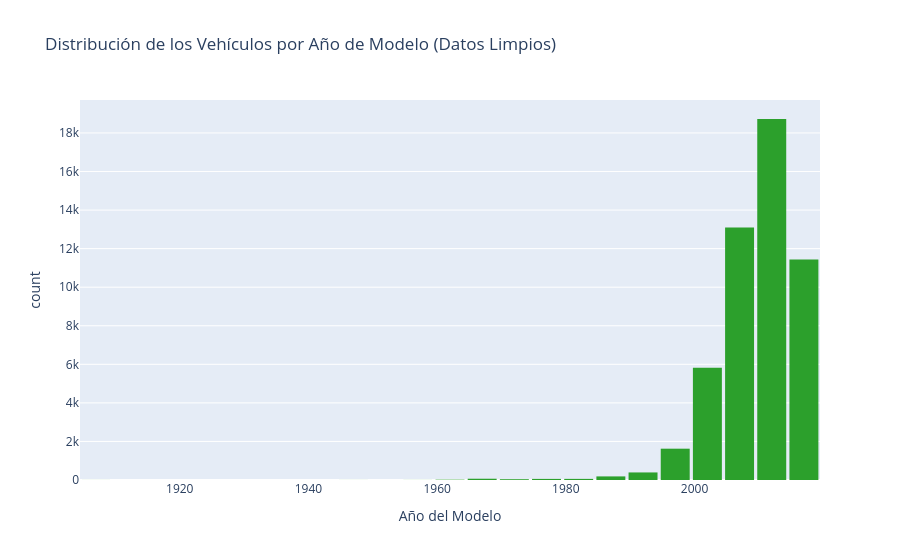
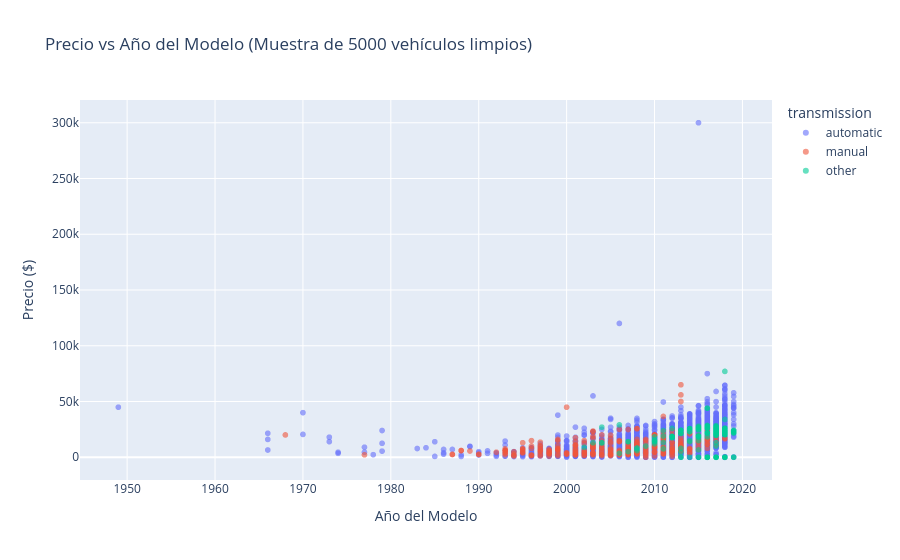
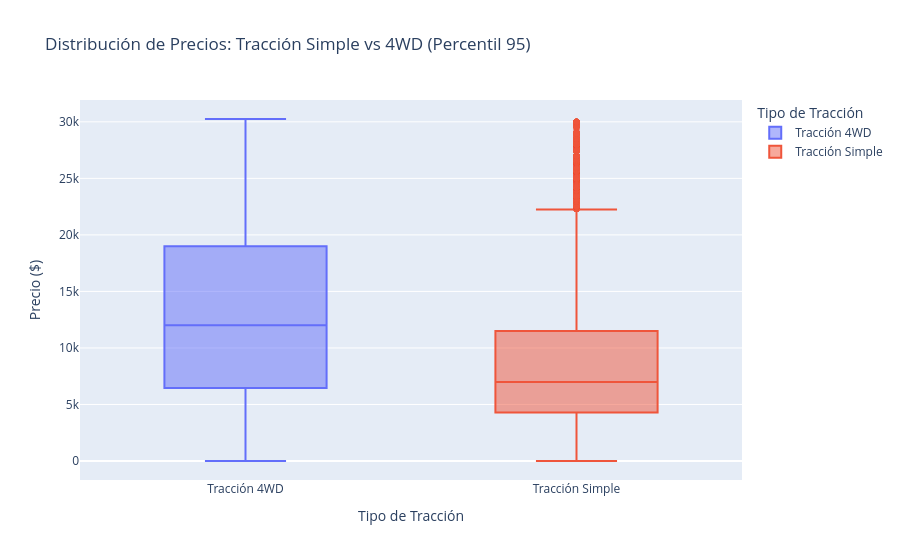
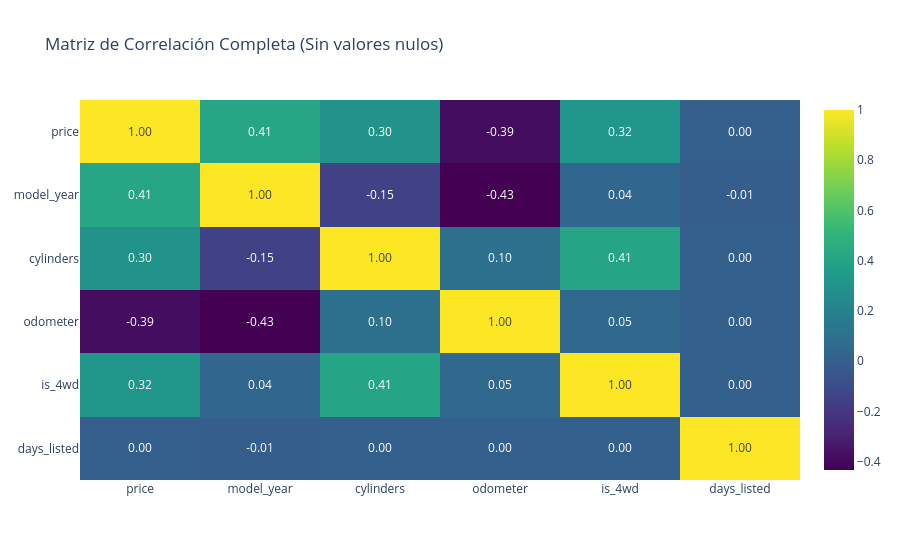

Notebook code cell kept with these figures, in order:
### Markdown cell above
Se realizan cuatro gráficos interactivos utilizando **Plotly Express** a partir de nuestro conjunto de datos depurado. A continuación se detalla qué analiza cada uno:

1. **Distribución de los Vehículos por Año de Modelo**:
   * **Qué muestra**: Un histograma de la variable `model_year`.
   * **Análisis**: Al haber eliminado los valores nulos, ahora podemos ver la distribución completa y real del año de fabricación de los vehículos. Se observa de manera clara un sesgo a la izquierda: la gran mayoría de los anuncios corresponden a vehículos fabricados a partir del año 2000, con un pico de concentración en la década de 2010. Esto nos indica que el mercado de coches usados analizado es mayoritariamente moderno.

2. **Relación entre Año del Modelo y Precio (Coloreado por Transmisión)**:
   * **Qué muestra**: Un gráfico de dispersión utilizando una muestra aleatoria de 5,000 registros para evitar la superposición extrema de puntos.
   * **Análisis**: Permite evaluar de forma visual la depreciación de los vehículos. Observamos una tendencia clara donde los autos más recientes (años cercanos a 2018-2019) alcanzan precios máximos significativamente más altos que los vehículos antiguos. Además, el código colorea los puntos según el tipo de transmisión (`transmission`), lo que nos facilita identificar visualmente si las transmisiones automáticas, manuales u otras se concentran en ciertos rangos de precio o antigüedad.

3. **Distribución de Precios: Tracción Simple vs 4WD (Percentil 95)**:
   * **Qué muestra**: Un gráfico de cajas (*boxplot*) que compara la distribución de los precios de venta agrupados según el tipo de tracción del vehículo (`is_4wd`), limitando el análisis al percentil 95 para ignorar valores atípicos extremos.
   * **Análisis**: Los gráficos de caja son excelentes para comparar distribuciones. Al mapear previamente la columna numérica `is_4wd` a etiquetas de texto descriptivas ('Tracción Simple' y 'Tracción 4WD'), la visualización muestra con claridad la diferencia entre ambos grupos. Generalmente, se puede evaluar si los vehículos con tracción integral (4WD) tienen una mediana de precio más alta y un rango intercuartílico desplazado hacia arriba en comparación con los de tracción simple.

4. **Matriz de Correlación Completa**:
   * **Qué muestra**: Un mapa de calor interactivo (`imshow`) que calcula el coeficiente de correlación de Pearson entre todas las variables numéricas.
   * **Análisis**: Dado que ya no existen valores nulos (`NaN`) en columnas como `model_year`, `cylinders` u `odometer`, la matriz de correlación se calcula sobre el 100% de los datos sin sesgos de registros faltantes. El mapa de calor revela la fuerza y dirección de las relaciones:
     * Por ejemplo, esperamos una **correlación negativa** notable entre el kilometraje (`odometer`) y el precio (`price`), lo que confirma que a mayor kilometraje, menor es el valor del vehículo.
     * De igual forma, podemos evaluar correlaciones positivas lógicas (como la relación entre el número de cilindros `cylinders` y el tamaño/tipo de motor del coche).

### Code cell
import plotly.express as px

# 1. Distribución del año de los modelos (ahora sin nulos y como enteros)
fig_years = px.histogram(
    df,
    x='model_year',
    title='Distribución de los Vehículos por Año de Modelo (Datos Limpios)',
    labels={'model_year': 'Año del Modelo'},
    color_discrete_sequence=['#2ca02c'],
    nbins=30
)
fig_years.update_layout(bargap=0.1)
fig_years.show()

# 2. Relación entre Año del Modelo y Precio, coloreado por tipo de transmisión
fig_scatter_clean = px.scatter(
    df.sample(n=min(5000, len(df)), random_state=42),
    x='model_year',
    y='price',
    color='transmission',
    title='Precio vs Año del Modelo (Muestra de 5000 vehículos limpios)',
    labels={'model_year': 'Año del Modelo', 'price': 'Precio ($)'},
    opacity=0.6
)
fig_scatter_clean.show()

# 3. Comparación del Precio según si es Tracción 4x4 (is_4wd) usando un gráfico de caja
# Convertimos temporalmente is_4wd a texto para una mejor leyenda
df_temp = df.copy()
df_temp['is_4wd'] = df_temp['is_4wd'].map({1: 'Tracción 4WD', 0: 'Tracción Simple'})

fig_box_4wd = px.box(
    df_temp[df_temp['price'] < df_temp['price'].quantile(0.95)],
    x='is_4wd',
    y='price',
    color='is_4wd',
    title='Distribución de Precios: Tracción Simple vs 4WD (Percentil 95)',
    labels={'is_4wd': 'Tipo de Tracción', 'price': 'Precio ($)'}
)
fig_box_4wd.show()

# 4. Nueva Matriz de Correlación interactiva con todas las variables numéricas completas
corr_matrix_clean = df.select_dtypes(include=['float64', 'int64']).corr()
fig_corr_clean = px.imshow(
    corr_matrix_clean,
    text_auto='.2f',
    aspect='auto',
    color_continuous_scale='Viridis',
    title='Matriz de Correlación Completa (Sin valores nulos)'
)
fig_corr_clean.show()

### Figure 1 — Plotly figure (JSON) as saved in the notebook; plotly's stock layout.template omitted (floating-point values rounded to 4 significant figures; data arrays with more than 128 entries replaced by an {"elided": "..."} marker saying what was removed)
{"data": [{"bingroup": "x", "hovertemplate": "Año del Modelo=%{x}<br>count=%{y}<extra></extra>", "legendgroup": "", "marker": {"color": "#2ca02c", "pattern": {"shape": ""}}, "name": "", "nbinsx": 30, "orientation": "v", "showlegend": false, "type": "histogram", "x": {"elided": "51525 int values"}, "xaxis": "x", "yaxis": "y"}], "layout": {"bargap": 0.1, "barmode": "relative", "legend": {"tracegroupgap": 0}, "title": {"text": "Distribución de los Vehículos por Año de Modelo (Datos Limpios)"}, "xaxis": {"anchor": "y", "domain": [0, 1], "title": {"text": "Año del Modelo"}}, "yaxis": {"anchor": "x", "domain": [0, 1], "title": {"text": "count"}}}}

### Figure 2 — Plotly figure (JSON) as saved in the notebook; plotly's stock layout.template omitted (floating-point values rounded to 4 significant figures; data arrays with more than 128 entries replaced by an {"elided": "..."} marker saying what was removed)
{"data": [{"hovertemplate": "transmission=automatic<br>Año del Modelo=%{x}<br>Precio ($)=%{y}<extra></extra>", "legendgroup": "automatic", "marker": {"color": "#636efa", "opacity": 0.6, "symbol": "circle"}, "mode": "markers", "name": "automatic", "showlegend": true, "type": "scattergl", "x": {"elided": "4542 int values"}, "xaxis": "x", "y": {"elided": "4542 int values"}, "yaxis": "y"}, {"hovertemplate": "transmission=manual<br>Año del Modelo=%{x}<br>Precio ($)=%{y}<extra></extra>", "legendgroup": "manual", "marker": {"color": "#EF553B", "opacity": 0.6, "symbol": "circle"}, "mode": "markers", "name": "manual", "showlegend": true, "type": "scattergl", "x": {"elided": "288 int values"}, "xaxis": "x", "y": {"elided": "288 int values"}, "yaxis": "y"}, {"hovertemplate": "transmission=other<br>Año del Modelo=%{x}<br>Precio ($)=%{y}<extra></extra>", "legendgroup": "other", "marker": {"color": "#00cc96", "opacity": 0.6, "symbol": "circle"}, "mode": "markers", "name": "other", "showlegend": true, "type": "scattergl", "x": {"elided": "170 int values"}, "xaxis": "x", "y": {"elided": "170 int values"}, "yaxis": "y"}], "layout": {"legend": {"title": {"text": "transmission"}, "tracegroupgap": 0}, "title": {"text": "Precio vs Año del Modelo (Muestra de 5000 vehículos limpios)"}, "xaxis": {"anchor": "y", "domain": [0, 1], "title": {"text": "Año del Modelo"}}, "yaxis": {"anchor": "x", "domain": [0, 1], "title": {"text": "Precio ($)"}}}}

### Figure 3 — Plotly figure (JSON) as saved in the notebook; plotly's stock layout.template omitted (floating-point values rounded to 4 significant figures; data arrays with more than 128 entries replaced by an {"elided": "..."} marker saying what was removed)
{"data": [{"alignmentgroup": "True", "hovertemplate": "Tipo de Tracción=%{x}<br>Precio ($)=%{y}<extra></extra>", "legendgroup": "Tracción 4WD", "marker": {"color": "#636efa"}, "name": "Tracción 4WD", "notched": false, "offsetgroup": "Tracción 4WD", "orientation": "v", "showlegend": true, "type": "box", "x": {"elided": "23288 str values"}, "x0": " ", "xaxis": "x", "y": {"elided": "23288 int values"}, "y0": " ", "yaxis": "y"}, {"alignmentgroup": "True", "hovertemplate": "Tipo de Tracción=%{x}<br>Precio ($)=%{y}<extra></extra>", "legendgroup": "Tracción Simple", "marker": {"color": "#EF553B"}, "name": "Tracción Simple", "notched": false, "offsetgroup": "Tracción Simple", "orientation": "v", "showlegend": true, "type": "box", "x": {"elided": "25639 str values"}, "x0": " ", "xaxis": "x", "y": {"elided": "25639 int values"}, "y0": " ", "yaxis": "y"}], "layout": {"boxmode": "overlay", "legend": {"title": {"text": "Tipo de Tracción"}, "tracegroupgap": 0}, "title": {"text": "Distribución de Precios: Tracción Simple vs 4WD (Percentil 95)"}, "xaxis": {"anchor": "y", "categoryarray": ["Tracción 4WD", "Tracción Simple"], "categoryorder": "array", "domain": [0, 1], "title": {"text": "Tipo de Tracción"}}, "yaxis": {"anchor": "x", "domain": [0, 1], "title": {"text": "Precio ($)"}}}}

### Figure 4 — Plotly figure (JSON) as saved in the notebook; plotly's stock layout.template omitted (floating-point values rounded to 4 significant figures)
{"data": [{"coloraxis": "coloraxis", "hovertemplate": "x: %{x}<br>y: %{y}<br>color: %{z}<extra></extra>", "name": "0", "texttemplate": "%{z:.2f}", "type": "heatmap", "x": ["price", "model_year", "cylinders", "odometer", "is_4wd", "days_listed"], "xaxis": "x", "y": ["price", "model_year", "cylinders", "odometer", "is_4wd", "days_listed"], "yaxis": "y", "z": [[1.0, 0.413, 0.3003, -0.3858, 0.3151, -0.0006821], [0.413, 1.0, -0.1481, -0.4337, 0.0391, -0.005321], [0.3003, -0.1481, 1.0, 0.09528, 0.4073, 0.003181], [-0.3858, -0.4337, 0.09528, 1.0, 0.04563, 0.002429], [0.3151, 0.0391, 0.4073, 0.04563, 1.0, 0.002003], [-0.0006821, -0.005321, 0.003181, 0.002429, 0.002003, 1.0]]}], "layout": {"coloraxis": {"autocolorscale": false, "colorscale": [[0, "#440154"], [0.1111, "#482878"], [0.2222, "#3e4989"], [0.3333, "#31688e"], [0.4444, "#26828e"], [0.5556, "#1f9e89"], [0.6667, "#35b779"], [0.7778, "#6ece58"], [0.8889, "#b5de2b"], [1, "#fde725"]]}, "title": {"text": "Matriz de Correlación Completa (Sin valores nulos)"}, "xaxis": {"anchor": "y", "domain": [0, 1]}, "yaxis": {"anchor": "x", "autorange": "reversed", "domain": [0, 1]}}}
